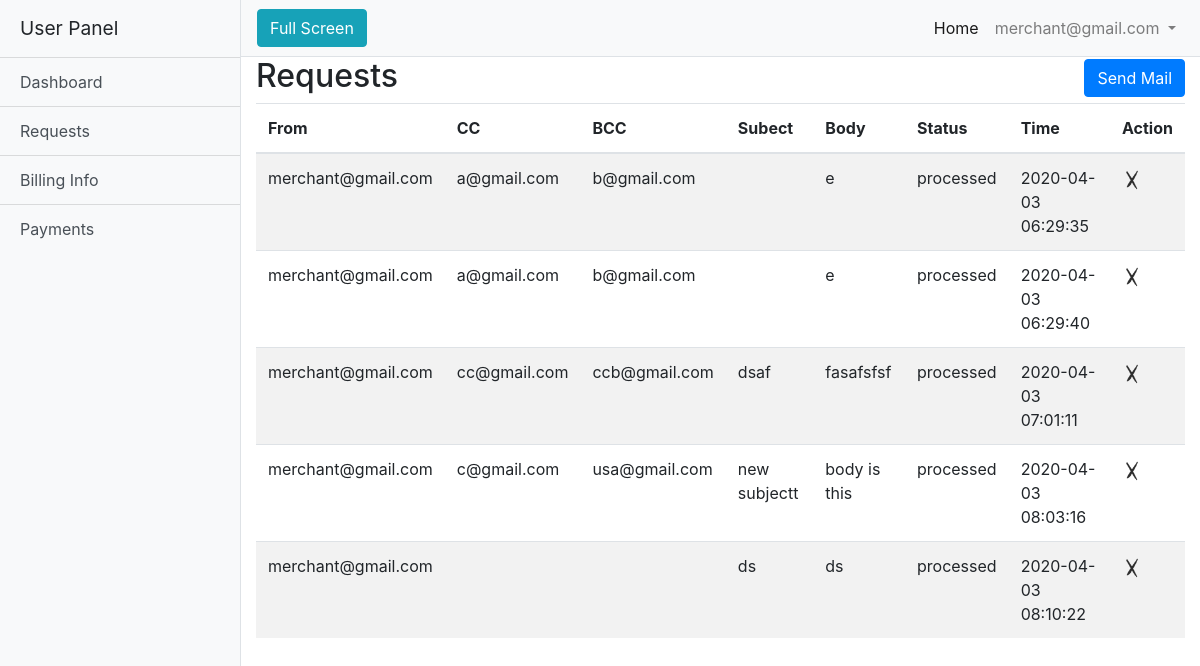
Screenshot of /secondary/index.php?pid=4 (signed in) with the database file from the repository.
### tables this page shows
CREATE TABLE `tb_req` (
  `r_id` int(11) NOT NULL,
  `r_to` varchar(255) NOT NULL,
  `r_from` varchar(255) NOT NULL,
  `r_cc` varchar(255) NOT NULL,
  `r_bcc` varchar(255) NOT NULL,
  `r_sub` varchar(255) NOT NULL,
  `r_body` text NOT NULL,
  `r_status` varchar(255) NOT NULL,
  `r_p` varchar(255) NOT NULL,
  `r_ref` varchar(255) NOT NULL,
  `r_web` varchar(255) NOT NULL,
  `time` timestamp NOT NULL DEFAULT CURRENT_TIMESTAMP ON UPDATE CURRENT_TIMESTAMP
);

### secondary/index.php (called while the page is built)
<?php
include "include/nav.php";
include "include/controller.php";
include "include/footer.php";
?>

### secondary/pages/req.php (the view)
<?php
include "../db.php";
$eml=$_SESSION["u_email"];
$sql="SELECT * from tb_req where r_p='$eml'";
$res=mysqli_query($conn,$sql);
$html="";
while($row=mysqli_fetch_assoc($res))
{
  $html.="
      <tr>
      <td>".$row['r_from']."</td>
      <td>".$row['r_cc']."</td>
      <td>".$row['r_bcc']."</td>
      <td>".$row['r_sub']."</td>
      <td>".$row['r_body']."</td>
      <td>".$row['r_status']."</td>
      <td>".$row['time']."</td>
      <td>
           <a href='index.php?pid=15&uid=".$row['r_id']."'><img src='assets/images/del.png' width='20' ></a>
       </td>
      </tr>
  ";
}
?>

### secondary/assets/css/simple-sidebar.css (style rules this page uses)
body { overflow-x: hidden; }

### rows the page displays
tb_req: r_from "merchant@gmail.com", r_cc "a@gmail.com", r_bcc "b@gmail.com", r_body "e", r_status "processed", time "2020-04-03 06:29:35"
tb_req: r_from "merchant@gmail.com", r_cc "a@gmail.com", r_bcc "b@gmail.com", r_body "e", r_status "processed", time "2020-04-03 06:29:40"
tb_req: r_from "merchant@gmail.com", r_cc "cc@gmail.com", r_bcc "ccb@gmail.com", r_sub "dsaf", r_body "fasafsfsf", r_status "processed", time "2020-04-03 07:01:11"
tb_req: r_from "merchant@gmail.com", r_cc "c@gmail.com", r_bcc "usa@gmail.com", r_sub "new subjectt", r_body "body is this", r_status "processed", time "2020-04-03 08:03:16"
tb_req: r_from "merchant@gmail.com", r_sub "ds", r_body "ds", r_status "processed", time "2020-04-03 08:10:22"

### other values shown
$_SESSION["u_email"] "merchant@gmail.com"
